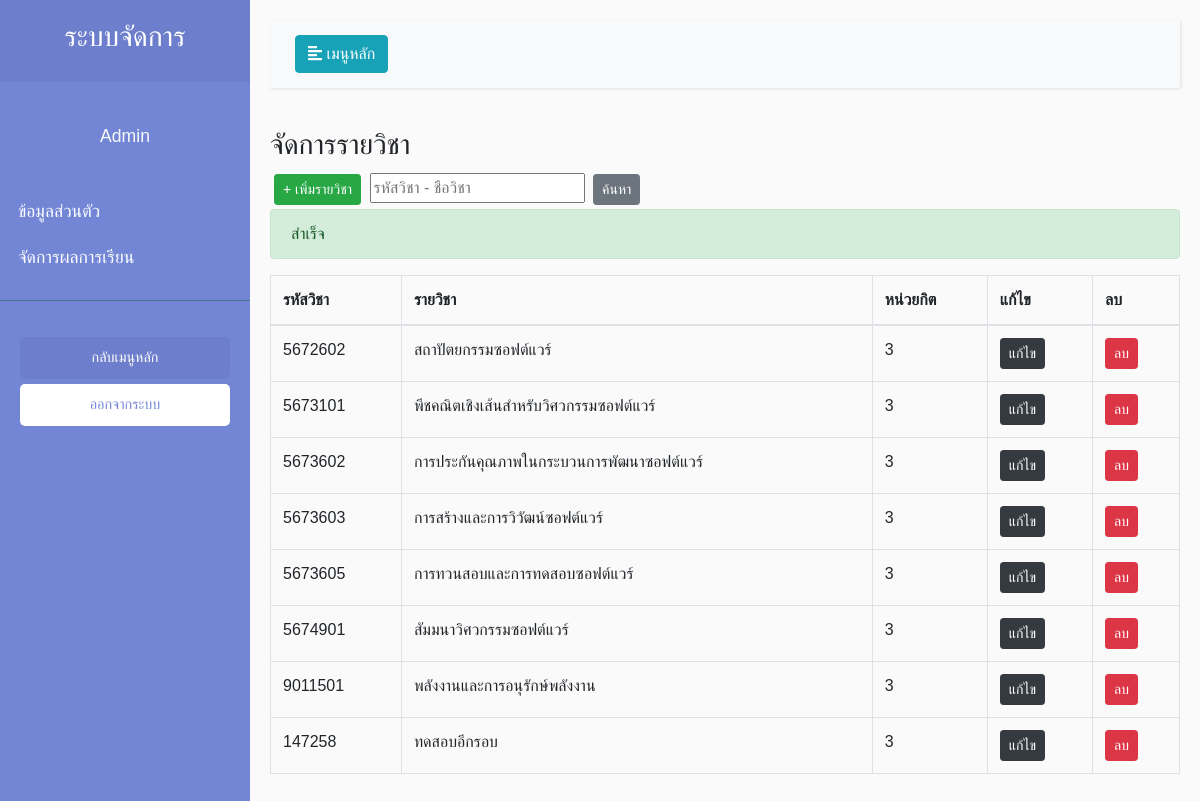
The page /view/managerSubject/ManagerSubject.php?susccess=1 on the database as committed earlier.
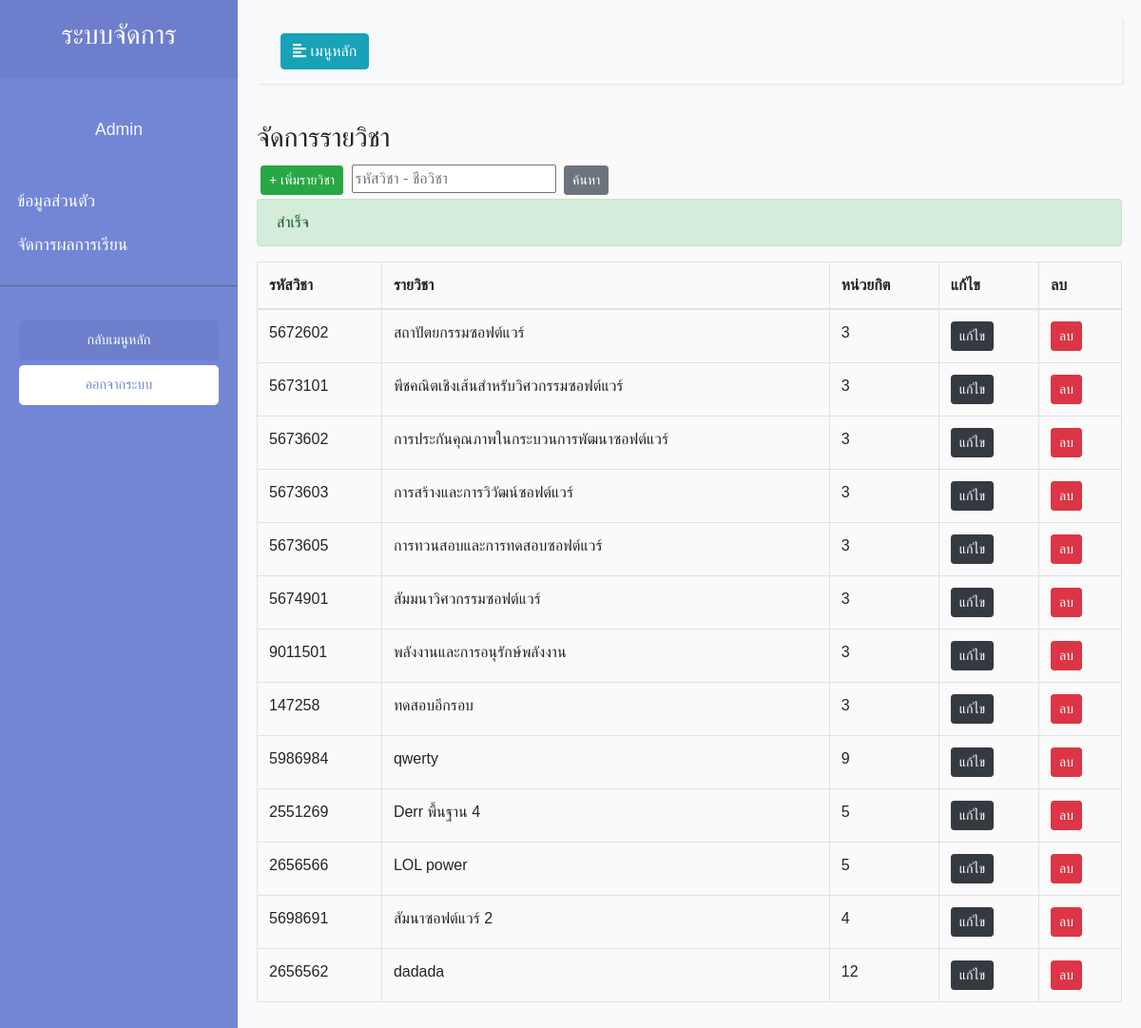
The same page on the database as committed later.
### tables this page shows
CREATE TABLE `subject_tb` (
  `Sub_id` int(16) NOT NULL,
  `Sub_code` varchar(7) NOT NULL,
  `Sub_Name` varchar(255) NOT NULL,
  `Sub_Credit` varchar(10) NOT NULL
);

### view/managerSubject/ManagerSubject.php (the view, shortened to what this page needs)
<?php
include_once('../../model/connect.php');error_reporting(0);
if($_SESSION['Type_id'] == 2){
    $sql ="SELECT * FROM `teacher_tb` WHERE `tc_code` = '".$_SESSION['id']."'";
    $query = $conn->query($sql);
    $result = $query -> FETCH_ASSOC();
    $name = $result['tc_name'];
    $code = $result['tc_code'];
    $date = $result['tc_date'];
}
else{
    $name = 'Admin';
}
$sql = "SELECT * FROM subject_tb";
$query = $conn->query($sql);
?>
<!DOCTYPE html>
<html>
<head>
    <link rel="stylesheet" href="https://stackpath.bootstrapcdn.com/bootstrap/4.1.0/css/bootstrap.min.css"
>
    <link rel="stylesheet" href="../../style/Style.css">
</head>
<body class="setfont">
    <div class="wrapper">
        <nav id="sidebar">
            <div class="sidebar-header">
                <h3 class="text-center">ระบบจัดการ</h3>
            </div>
            <p class="text-center text-light mt-3 setfont"><?php echo $name; ?> </p>
            <ul class="list-unstyled components pl-2">
            <?php if($_SESSION['Type_id'] == 1){ ?>
                <li>
                    <a href="../main/Main.php">ข้อมูลส่วนตัว</a>
                </li>
                <li>
                    <a href="../managerPersonnel/ManagerPersonnel.php">จัดการบุคลากร</a>
                </li>
                <li>
                    <a href="../managerSubject/ManagerSubject.php">จัดการรายวิชา</a>
                </li>
                <li>
                    <a href="../managerStudent/ManagerStudent.php">จัดการนักศึกษา</a>
                </li>
                <li>
                    <a href="../managerProgram/Program.php">จัดการแผนการเรียน</a>
                </li>
                <li>
                    <a href="../register/Register.php">ลงทะเบียน</a>
                </li>
            <?php } else{?>
                <li>
                    <a href="">ข้อมูลส่วนตัว</a>
                </li>
                <li>
                    <a href="../setScore/SubjectList.php">จัดการผลการเรียน</a>
                </li>
            <?php } ?>
            </ul>
            <ul class="list-unstyled CTAs">
                <li>
                    <a href="../../index.php" class="article">กลับเมนูหลัก</a>
                </li>
                <li>
                    <a href="../../control/logout/Logout.php" class="download">ออกจากระบบ</a>
                </li>
            </ul>
        </nav>
        <div id="content">
            <nav class="navbar navbar-expand-lg navbar-light bg-light">
                <div class="container-fluid">
                    <button type="button" id="sidebarCollapse" class="btn btn-info">
                        <i class="fas fa-align-left"></i>
                        <span>เมนูหลัก</span>
                    </button>
                </div>
            </nav>
            <h3>จัดการรายวิชา</h3>
<button class="btn btn-success btn-sm m-1"><a href="./AddSubject.php"> + เพิ่มรายวิชา</a></button>
<input type="text" placeholder="รหัสวิชา - ชื่อวิชา">
<button class="btn btn-secondary btn-sm m-1">ค้นหา</button>
                        <?php if($_GET['susccess'] == 1){ ?>
    <div class="alert alert-success" role="alert">
  สำเร็จ
</div>
<?php }else if($_GET['susccess'] == 2) { ?>
    <div class="alert alert-danger" role="alert">
  มีบางอย่างผิดพลาด ลองอีกครั้ง
</div> <?php } ?>
            <table class="table table-bordered mt-3">
                <thead>
                    <tr>
                        <th scope="col">รหัสวิชา</th>
                        <th scope="col">รายวิชา</th>
                        <th scope="col">หน่วยกิต</th>
                        <th scope="col">แก้ไข</th>
                        <th scope="col">ลบ</th>
                      </tr>
                    </thead>
                    <tbody>
                        <tbody>
                            <tr>
                            <?php while($result = $query->fetch_assoc()){ ?>
                              <td><?php echo $result['Sub_code']; ?></td>
                              <td><?php echo $result['Sub_Name']; ?></td>
                              <td><?php echo $result['Sub_Credit']; ?></td>
                              <td><a class="btn btn-dark btn-sm" href="./EditSubject.php?SJ_ID=<?php echo $result['Sub_id']; ?>">แก้ไข</a></td>
                              <td><a class="btn btn-danger btn-sm" href="JavaScript:if(confirm('คุณแน่ใจแล้วใช่ไหม?') == true){window.location='../../control/subject/DelSubject.php?id=<?php echo $result["Sub_id"];?>';}">ลบ</a></td>
                            </tr>
                            <?php } ?>
                          </tbody>
                  </table>
        </div>
</body>
</html>

Rows that differ between the two databases and show on the page:
added subject_tb: Sub_code "5986984", Sub_Name "qwerty", Sub_Credit "9"
added subject_tb: Sub_code "2551269", Sub_Name "Derr พื้นฐาน 4", Sub_Credit "5"
added subject_tb: Sub_code "2656566", Sub_Name "LOL power", Sub_Credit "5"
added subject_tb: Sub_code "5698691", Sub_Name "สัมนาซอฟต์แวร์ 2", Sub_Credit "4"
added subject_tb: Sub_code "2656562", Sub_Name "dadada", Sub_Credit "12"
